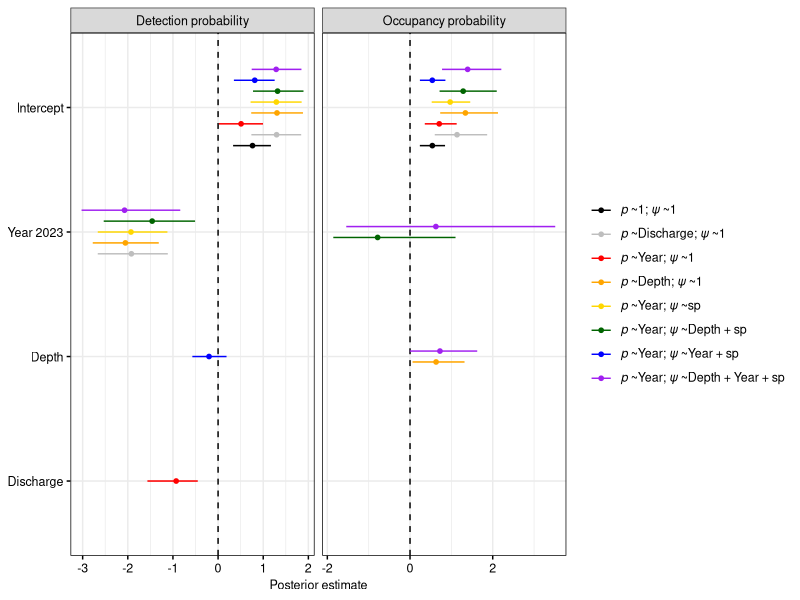

The R script that drew this image:
################################################################################
################################################################################
# Plot model coefficients
# RScript02.4-Occupancy-2022_2023-Model_Coefficients.R 
# This is Script 9 of occupancy modelling
# This script is used to plot model coefficients for single-species occupancy 
# models built for Silver Shiner using data collected from 16 Mile Creek in 2022 
# and 2022.
################################################################################
################################################################################
library(ggplot2)

# Personal ggplot theme
theme_set(theme_bw() + 
            theme(axis.title   = element_text(size=9, family="sans", colour="black"),
                  axis.text.x  = element_text(size=9, family="sans", colour="black"),
                  axis.text.y  = element_text(size=9, family="sans", colour="black"),
                  legend.text  = element_text(size=9, family="sans", colour="black"),
                  plot.title   = element_text(size=10, family="sans", colour="black"),
                  strip.text   = element_text(size=9, family="sans", colour="black"),
                  panel.border = element_rect(colour = "black", fill=NA),
                  axis.ticks   = element_line(colour = "black"),
                  legend.background = element_blank()))

# Import data
ModelCoefs.tot<- read.csv("Results/2022-2023/Models/Model_coefficients_2022_2023.csv",header=T)

# ~~~~~~~~~~~~~~~~~~~~~~ #
# PLOT #
# ~~~~~~~~~~~~~~~~~~~~~~ #
ModelCoefs.tot1 <- ModelCoefs.tot[ModelCoefs.tot$ModelNo == "Model 1" |
                                     ModelCoefs.tot$ModelNo == "Model 2" |
                                     ModelCoefs.tot$ModelNo == "Model 3" |
                                     ModelCoefs.tot$ModelNo == "Model 4" |
                                     ModelCoefs.tot$ModelNo == "Model 1 - spatial" |
                                     ModelCoefs.tot$ModelNo == "Model 2 - spatial" |
                                     ModelCoefs.tot$ModelNo == "Model 3 - spatial" |
                                     ModelCoefs.tot$ModelNo == "Model 4 - spatial",]
ModelCoefs.tot1 <- ModelCoefs.tot1[!ModelCoefs.tot1$Submodel == 'Spatial',]

ModelCoefs.tot1$Submodel <- factor(ModelCoefs.tot1$Submodel,
                                   levels=c("Det","Occ"), label=c("Detection probability", "Occupancy probability"))
ModelCoefs.tot1$Variable <- factor(ModelCoefs.tot1$Variable,
                                   levels=c("Discharge","Depth","Year 2023","Int"),
                                   labels=c("Discharge","Depth","Year 2023","Intercept"))

occ.det.facet<-ggplot(ModelCoefs.tot1, aes(x=Mean, y=Variable))+
  geom_vline(xintercept = 0, linetype='dashed') +
  geom_pointrange(aes(xmin = CI2.5, xmax = CI97.5, color=ModelNo), size=0.15,
                  position = position_dodge2(width=0.7, preserve="single"),
                  show.legend = TRUE, linewidth=0.5)+
  facet_wrap(~Submodel, scales = "free_x")+
 scale_color_manual(values= c("black","grey","red","orange","gold","darkgreen", "blue","purple"),
                    labels= c(expression(italic('p')~'~1;'~italic("ψ")~'~1'),
                              expression(italic('p')~'~Discharge;'~italic("ψ")~'~1'),
                              expression(italic('p')~'~Year;' ~italic("ψ")~'~1'),
                              expression(italic('p')~'~Depth;'~italic("ψ")~'~1'),
                              expression(italic('p')~'~Year;' ~italic("ψ")~'~sp'),
                              expression(italic('p')~'~Year;' ~italic("ψ")~'~Depth + sp'),
                              expression(italic('p')~'~Year;' ~italic("ψ")~'~Year + sp'),
                              expression(italic('p')~'~Year;' ~italic("ψ")~'~Depth + Year + sp')))+  
  labs(x = "Posterior estimate", y = "Occupancy variable")+
  theme(legend.title    = element_blank(),
        axis.title.y = element_blank(),
        legend.key      = element_blank(),
        legend.text = element_text(hjust=0)) 

tiff("Results/2022-2023/Models/Occ_det_2022_2023_120224.tiff",
     height=2.25, width=7, units='in', res=800)
occ.det.facet
dev.off()
